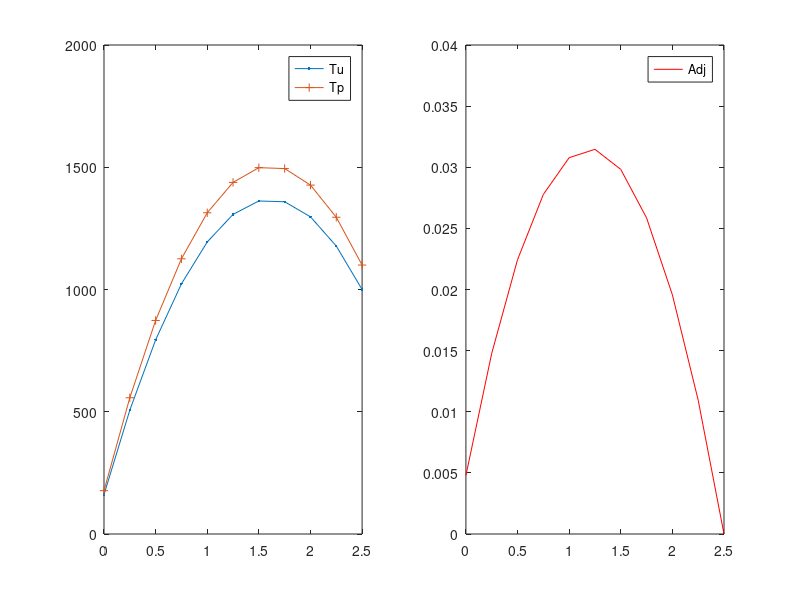

The MATLAB script that drew this image: (Note: this script raises an error after producing the figure.)
function hc_ss_x_CG
% Solves the heat conduction equation in 1-D x-geometry using CFEM
% without T gap.
% An arbitrary number of material zones can be used but the analytical
% solution assumes 3 zones are used. The conductivities and the volumetric
% sources can be spatially dependent.

% clear the console screen
clc; close all;

% load the data and numerical parameters
pert_k    = 1e-1 *0;
pert_s    = 1e-1 *1;
pert_bc_L = 1e-1 *1;
pert_bc_R = 1e-1 *1;
[dat,npar] = load_simulation_data(pert_k,pert_s,pert_bc_L,pert_bc_R);

% type of data used to run the simulation
npar.pert_status = 'perturbed';

% assemble the matrix and the rhs
npar.adjoint=false;
npar.pert_status = 'unperturbed';
[Au,qu,Tdiru,AN]=assemble_system(npar,dat);
npar.pert_status = 'perturbed';
[Ap,qp,Tdirp,~]=assemble_system(npar,dat);
% solve forward system
Tu=Au\qu;
Tp=Ap\qp;

% assemble the matrix and the rhs
npar.adjoint=true;
npar.pert_status = 'unperturbed';
[Aa,r,r_functional_u,~]=assemble_system(npar,dat);
% solve forward system
phi=Aa\r;

% calculation of the QoI using inner products
J_for_unpert = Tu'*r   +dot(r_functional_u,Tdiru);
J_adj_unpert = phi'*qu +dot(r_functional_u,Tdiru);
J_for_pert   = Tp'*r   +dot(r_functional_u,Tdirp);

% calculation of the QoI using definition and numerical quadrature
npar.adjoint=false;
[J_num_for_unpert,vol_integral_Tr] = qoi_num_eval(Tu,npar,dat,AN);
% [J_num_for_pert,~]   = qoi_num_eval(Tp,npar,dat);
npar.adjoint=true;
npar.use_matrix_terms=false;
[J_num_adj_unpert,vol_integral_Phiq] = qoi_num_eval(phi,npar,dat,AN);
J_num_adj_unpert = J_num_adj_unpert + (npar.porder==1)*dot(r_functional_u,Tdiru);
npar.use_matrix_terms=true;
[J_num_adj_unpert_AN,~] = qoi_num_eval(phi,npar,dat,AN);
J_num_adj_unpert_AN = J_num_adj_unpert_AN + dot(r_functional_u,Tdiru);
%
dx=diff(npar.xf);
JJJJUUUU  = dot( (Tu(1:end-1)+Tu(2:end))/2   , dx )/sum(dx);
JJJJaUUUU = dot( (phi(1:end-1)+phi(2:end))/2 , dx )*10000;

fprintf('QoI unperturbed: \n----------------\n');
fprintf('\t Forward: inner: %g\n',J_for_unpert);
fprintf('\t%s\t %g \n','Tu''*r',Tu'*r);
fprintf('\t%s %g \n','dot(r_functional_u,Tdiru)',dot(r_functional_u,Tdiru));
fprintf('\t Forward: num. : %g\n',J_num_for_unpert);
fprintf('\t vol.int. Tr: %g\n',vol_integral_Tr);
fprintf('\t Forward: Trapezoidal rule: %g\n',JJJJUUUU);

fprintf('QoI unperturbed: \n----------------\n');
extra_term = -dot(AN,phi)*dat.bc_for.rite.C;
fprintf('\t Adjoint: inner: %g\n',J_adj_unpert);
fprintf('\t%s\t %g \n','phi''*qu',phi'*qu);
fprintf('\t%s %g \n','dot(r_functional_u,Tdiru)',dot(r_functional_u,Tdiru));
fprintf('\t Adjoint: num. : %g\n',J_num_adj_unpert);
fprintf('\t Adjoint: num.AN: %g\n',J_num_adj_unpert_AN);
fprintf('\t Adjoint: vol.int. Phiq: %g\n',vol_integral_Phiq);
fprintf('\t Adjoint: vol.int.+Extra: %g\n',vol_integral_Phiq+extra_term+dot(r_functional_u,Tdiru));
fprintf('\t Adjoint: Trapezoidal rule: %g\n',JJJJaUUUU);

% plot solution
figure(1)
subplot(1,2,1)
plot(npar.xf,Tu,'.-',npar.xf,Tp,'+-');
legend(['Tu';'Tp']);
subplot(1,2,2)
plot(npar.xf,phi,'r-');
legend(['Adj']);

error('qqq');

fprintf('QoI perturbed: \n----------------\n');
fprintf('\t Forward: inner: %g\n',J_for_pert);
fprintf('\t Forward: num. : %g\n',J_num_for_pert);

dT = Tp-Tu;
dq = qp-qu;
dA = Ap-Au;

dJ_for = dT'*r        +dot(r_functional_u,Tdirp-Tdiru)
% PPPP_UUUU=JJJJPPPP-JJJJUUUU

fprintf('QoI unperturbed: \n----------------\n');
fprintf('\t Forward: inner: %g\n',J_for_unpert);
fprintf('\t Forward: num. : %g\n',J_num_for_unpert);


dJ_adj = phi'*(dq - dA*Tu)  +dot(r_functional_u,Tdirp-Tdiru)
dJ_adj_exact = phi'*(dq-dA*Tu-dA*dT) +dot(r_functional_u,Tdirp-Tdiru)

% (Tp,Aa.phi) = (Tp,r) = (Ap^{-1}qp,r) = (qp,Ap^{-T}r)
% plot solution
figure(1)
subplot(1,2,1)
plot(npar.xf,Tu,'.-',npar.xf,Tp,'+-');
legend(['Tu';'Tp']);
subplot(1,2,2)
plot(npar.xf,phi,'r-');
legend(['Adj']);

return
end

%%%%%%%%%%%%%%%%%%%%%%%%%%%%%%%%%%%%%

function [A,rhs, out, A_extremities_before_bc]=assemble_system(npar,dat)

% assemble the matrix, the rhs, apply BC

% shortcuts
porder= npar.porder;
gn    = npar.gn;
nel   = npar.nel;
% ideally, we would analyze the connectivity to determine nnz
nnz=(porder+3)*nel; %this is an upperbound, not exact
% n: linear system size
n=nel*porder+1;
% allocate memory
A=spalloc(n,n,nnz);
rhs=zeros(n,1);

% compute local matrices
% load Gauss Legendre quadrature (GLQ is exact on polynomials of degree up to 2n-1,
% while using only integrand evaluations (n-point quadrature).
% estimate the max poly order (it comes from the mass matrix  when coef. are
% piecewise constant and the material mesh matches the computational mesh
poly_max=2*porder;
[xq,wq] = GLNodeWt(porder+1);
% initialize local matrices/vectors
m=zeros(porder+1,porder+1);
k=m;
f=zeros(porder+1,1);
% store shapeset
[b,dbdx] =feshpln(xq,porder);

% definition of the weak form:
% int_domain (grad u D grad b) - int_bd_domain (b D grad u n) ...
%      = int_domain (b rhs)

% switch between forward and adjoint calculations
if npar.adjoint
    src = dat.asrc;
    bc  = dat.bc_adj;
    kond = dat.k;
else
    bc  = dat.bc_for;
    % what kind of material properties to use
    switch npar.pert_status
        case 'unperturbed'
            kond = dat.k;
            src = dat.fsrc;
        case 'perturbed'
            for i=1:length(dat.k)
                kond{i} = @(x) dat.k{i}(x)    + dat.dk{i}(x);
                src{i}  = @(x) dat.fsrc{i}(x) + dat.dfsrc{i}(x);
            end
            bc.left.C = bc.left.C + bc.left.dC;
            bc.rite.C = bc.rite.C + bc.rite.dC;
        case 'delta'
            kond = dat.dk;
            src = dat.dfsrc;
            bc.left.C =  bc.left.dC;
            bc.rite.C =  bc.rite.dC;
    end
end

% loop over elements
for iel=1:npar.nel
    % element extremities
    x0=npar.x(iel);
    x1=npar.x(iel+1);
    % jacobian of the transformation to the ref. element
    Jac=(x1-x0)/2;
    % get x values in the interval
    x=(x1+x0)/2+xq*(x1-x0)/2;
    my_zone=npar.iel2zon(iel);
    d=kond{my_zone}(x);
    q=src{my_zone}(x);
    % compute local matrices + load vector
    for i=1:porder+1
        for j=1:porder+1
            k(i,j)= dot(d.*wq.*dbdx(:,i) , dbdx(:,j));
        end
        f(i)= dot(q.*wq, b(:,i));
    end
    % assemble
    A(gn(iel,:),gn(iel,:)) = A(gn(iel,:),gn(iel,:)) + k/Jac;
    rhs(gn(iel,:)) = rhs(gn(iel,:)) + f*Jac;
end

% apply natural BC
Dirichlet_nodes=[];
Dirichlet_val=[];
r_functional=[];
switch bc.left.type
    case 0 % Neumann, int_bd_domain (b D grad u n) is on the RHS
        rhs(1)=rhs(1)+bc.left.C;
    case 1 % Robin
        A(1,1)=A(1,1)+dat.hcv;
        rhs(1)=rhs(1)+dat.hcv*bc.left.C;
    case 2 % Dirichlet
        Dirichlet_nodes=[Dirichlet_nodes 1];
        Dirichlet_val=[Dirichlet_val bc.left.C];
        r_functional=[r_functional rhs(1)];
end
switch bc.rite.type
    case 0 % Neumann, int_bd_domain (b D grad u n) is on the RHS
        rhs(n)=rhs(n)+bc.rite.C;
    case 1 % Robin
        A(n,n)=A(n,n)+dat.hcv;
        rhs(n)=rhs(n)+dat.hcv*bc.rite.C;
    case 2 % Dirichlet
        Dirichlet_nodes=[Dirichlet_nodes n];
        Dirichlet_val=[Dirichlet_val bc.rite.C];
        r_functional=[r_functional rhs(n)];
end
% save pieces of A
A_extremities_before_bc=A(Dirichlet_nodes,:);
% apply Dirichlet BC
for i=1:length(Dirichlet_nodes);% loop on the number of constraints
    id=Dirichlet_nodes(i);      % extract the dof of a constraint
    bcval=Dirichlet_val(i);
    rhs=rhs-bcval*A(:,id);  % modify the rhs using constrained value
    A(id,:)=0; % set all the id-th row to zero
    A(:,id)=0; % set all the id-th column to zero (symmetrize A)
    A(id,id)=1;            % set the id-th diagonal to unity
    rhs(id)=bcval;         % put the constrained value in the rhs
end

if npar.adjoint
    out=r_functional;
else
    out=Dirichlet_val;
end

return
end
%%%%%%%%%%%%%%%%%%%%%%%%%%%%%%%%%%%%%

function [QoI,volumetric_integral] = qoi_num_eval(fem_sol,npar,dat,AN)

% calculation of the QoI using definition and numerical quadrature
% dx=diff(npar.xf);
% JJJJUUUU = dot( (Tu(1:end-1)+Tu(2:end))/2 , dx )/sum(dx)
% JJJJPPPP = dot( (Tp(1:end-1)+Tp(2:end))/2 , dx )/sum(dx)

% shortcuts
porder= npar.porder;
gn    = npar.gn;
nel   = npar.nel;

% select quadrature
poly_max=2*porder;
[xq,wq] = GLNodeWt(porder+1);
% store shapeset
[b,~] =feshpln(xq,porder);

% use adjoint source (response function)
use_response_function = ~npar.adjoint;

% switch between forward and adjoint calculations
if use_response_function % when the forward solution is passed as argument
    src = dat.asrc;
    % no need for anything else: we use only T and r to compute the QoI !!!
    %     bc  = dat.bc_adj;
    %     kond = dat.k;
else
    bc  = dat.bc_for;
    % what kind of material properties to use
    switch npar.pert_status
        case 'unperturbed'
            kond = dat.k;
            src = dat.fsrc;
        case 'perturbed'
            for i=1:length(dat.k)
                kond{i} = @(T) dat.k{i}(T)    + dat.dka{i}(T)+ dat.dkb{i}(T)+ dat.dkc{i}(T);
                src{i}  = @(x) dat.fsrc{i}(x) + dat.dfsrc{i}(x);
            end
            bc.left.C = bc.left.C + bc.left.dC;
            bc.rite.C = bc.rite.C + bc.rite.dC;
            %         case 'delta_p'
            %             for i=1:length(dat.k)
            %                 kond{i} = @(T) dat.dka{i}(T)+ dat.dkb{i}(T)+ dat.dkc{i}(T);
            %             end
            %             src = dat.dfsrc;
            %             bc.left.type =  0; % Neumann
            %             bc.rite.type =  0;
            %             bc.left.C =  0;
            %             bc.rite.C =  0;
    end
end

QoI = 0;
% loop over elements
for iel=1:npar.nel
    % element extremities
    x0=npar.x(iel);
    x1=npar.x(iel+1);
    % jacobian of the transformation to the ref. element
    Jac=(x1-x0)/2;
    % get x values in the interval
    x=(x1+x0)/2+xq*(x1-x0)/2;
    % get the mat zone ID
    my_zone=npar.iel2zon(iel);
    % evaluate external source at qp
    q_or_r_qp=src{my_zone}(x);
    % evaluate previous temperature at qp
    fem_sol_qp = b(:,:) * fem_sol(gn(iel,:));
    %     % evaluate
    %     d=kond{my_zone}(fem_sol_qp);
    % add to QoI
    QoI = QoI + dot( wq.*fem_sol_qp ,q_or_r_qp)*Jac;
end

volumetric_integral=QoI; % we are done at this point if the forward solution was passed.

% add missing part to QoI when evaluating it with the adjoint function
% recall 0=neumann, 1=robin, 2=dirichlet
% (that data is C in: kdu/dn=C // u+k/hcv*du/dn =C // u=C)
if ~use_response_function
    fprintf('Adding bc stuff to volumetric integral\n\t npar.adjoint=%g, QoI so far=%g\n',npar.adjoint,QoI);
    % store shapeset at element extremities
    [b,dbdx] = feshpln([-1 1],porder);
    switch npar.pert_status
        case 'unperturbed'
            switch bc.left.type
                case 0 % Neumann
                    fem_sol_extremity = b(:,:) * fem_sol(gn(1,:));
                    fprintf('Neumann left, bc value %g\n\tadd to phi.q: ',bc.left.C);
                    fprintf('%g \n',bc.left.C*fem_sol_extremity(1));
                    QoI = QoI +bc.left.C*fem_sol_extremity(1);
                case 1 % Robin
                    fem_sol_extremity = b(:,:) * fem_sol(gn(1,:));
                    fprintf('Robin left, bc value %g\n\tadd to phi.q: ',bc.left.C);
                    fprintf('%g \n',dat.hcv*bc.left.C*fem_sol_extremity(1));
                    QoI = QoI +dat.hcv*bc.left.C*fem_sol_extremity(1);
                case 2 % Dirichlet
                    if npar.use_matrix_terms
                        QoI = QoI -dot(AN(1,:),fem_sol)*bc.left.C;
                    else
                        iel=1;
                        Jac = (npar.x(iel+1)-npar.x(iel))/2;
                        dfem_sol_extremity = dbdx(:,:) * fem_sol(gn(iel,:)) / Jac;
                        my_zone=npar.iel2zon(iel);
                        d=kond{my_zone}(npar.x(iel));
                        fprintf('dirichlet left, bc value %g\n\tadd to phi.q: ',bc.left.C)
                        fprintf('%g \n',d*bc.left.C*dfem_sol_extremity(1))
                        %                     dfem_sol_extremity(1)
                        QoI = QoI +d*bc.left.C*dfem_sol_extremity(1);
                    end
            end
            switch bc.rite.type
                case 0 % Neumann
                    fem_sol_extremity = b(:,:) * fem_sol(gn(end,:));
                    fprintf('Neumann right, bc value %g\n\tadd to phi.q: ',bc.rite.C);
                    fprintf('%g \n',bc.rite.C*fem_sol_extremity(end));
                    QoI = QoI +bc.rite.C*fem_sol_extremity(end);
                case 1 % Robin
                    fem_sol_extremity = b(:,:) * fem_sol(gn(end,:));
                    fprintf('Robin right, bc value %g\n\tadd to phi.q: ',bc.rite.C);
                    fprintf('%g \n',dat.hcv*bc.rite.C*fem_sol_extremity(end));
                    QoI = QoI +dat.hcv*bc.rite.C*fem_sol_extremity(end);
                case 2 % Dirichlet
                    if npar.use_matrix_terms
                        QoI = QoI -dot(AN(end,:),fem_sol)*bc.rite.C;
                    else
                        iel=npar.nel;
                        Jac = (npar.x(iel+1)-npar.x(iel))/2;
                        dfem_sol_extremity = dbdx(:,:) * fem_sol(gn(iel,:)) / Jac;
                        my_zone=npar.iel2zon(iel);
                        d=kond{my_zone}(npar.x(iel+1));
                        fprintf('dirichlet right, bc value %g\n\tadd to phi.q: ',bc.rite.C);
                        fprintf('%g \n',-d*bc.rite.C*dfem_sol_extremity(end));
                        QoI = QoI -d*bc.rite.C*dfem_sol_extremity(end);
                    end
            end
    end
end

return
end
%%%%%%%%%%%%%%%%%%%%%%%%%%%%%%%%%%%%%

function [shapefun,dhdx]=feshpln (xv,p)
% computes the finite element basis functions and their first derivatives
% for any order p
% here, we use Lagrangian FE functions

xd=linspace(-1,1,p+1);

shapefun=zeros(length(xv),p+1);
dhdx    =zeros(length(xv),p+1);

% shape function
for i=1:p+1
    num=1.;
    den=1.;
    for j=1:p+1
        if(j~=i)
            num=num.*(xv-xd(j));
            den=den.*(xd(i)-xd(j));
        end
    end
    shapefun(:,i)=num./den;
end

% derivative of the shape function
for i=1:p+1
    sum=0.;
    den=1.;
    for j=1:p+1
        if(j~=i)
            num=1;
            for k=1:p+1
                if((k~=i)&&(k~=j))
                    num=num.*(xv-xd(k));
                end
            end
            sum=sum+num;
            den=den.*(xd(i)-xd(j));
        end
    end
    dhdx(:,i)=sum./den;
end

return
end
%%%%%%%%%%%%%%%%%%%%%%%%%%%%%%%%%%%%%%

function [x,w] = GLNodeWt(n)
% GLNodeWt  Nodes and weights for Gauss-Legendre quadrature of arbitrary order
%           obtained by solving an eigenvalue problem
%
% Synopsis:  [x,w] = GLNodeWt(n)
%
% Input:     n = order of quadrature rule
%
% Output:    x = vector of nodes
%            w = vector of weights

%  Algorithm based on ideas from Golub and Welsch, and Gautschi.  For a
%  condensed presentation see H.R. Schwarz, Numerical Analysis: A
%  Comprehensive Introduction, 1989, Wiley.  Original MATLAB
%  implementation by H.W. Wilson and L.H. Turcotte, Advanced Mathematics
%  and Mechanics Applications Using MATLAB, 2nd ed., 1998, CRC Press

beta   = (1:n-1)./sqrt(4*(1:n-1).^2 - 1);
J      = diag(beta,-1) + diag(beta,1);    % eig(J) needs J in full storage
[V,D]  = eig(J);
[x,ix] = sort(diag(D));  %  nodes are eigenvalues, which are on diagonal of D
w      = 2*V(1,ix)'.^2;  %  V(1,ix)' is column vector of first row of sorted V

return
end
%%%%%%%%%%%%%%%%%%%%%%%%%%%%%%%%%%%%%

function [dat,npar]=load_simulation_data(pert_k,pert_s,pert_bc_L,pert_bc_R)

triga = false;

% dimensions
if triga
    % dat.hcv = 1612.414; % W/m^2-C
    dat.hcv = 100; % W/m^2-C
    % dat.width = [0.003175 0.01 0.0174115 0.0179195]; % m
    dat.width = [1 3 4 7]; % m
    % mesh resolution per region
    nel_zone = [ 5 5 5 2];
else
    dat.hcv = 100;
    dat.width = 0.5*5;
    nel_zone = [ 10 ];
end

% load the data structure with info pertaining to the physical problem
if triga
    dat.k{1}=@k_zr; % W/m-K
    dat.k{2}=@k_fuel; % W/m-K
    dat.k{3}=@k_fuel; % W/m-K
    dat.k{4}=@k_clad; % W/m-K
    % forward calculation source
    dat.fsrc{1}=@zero_function; % W/m3
    dat.fsrc{2}=@esrc; % W/m3
    dat.fsrc{3}=@esrc; % W/m3
    dat.fsrc{4}=@zero_function; % W/m3
    % adjoint calculation source
    dat.asrc{1}=@response_function;
    dat.asrc{2}=@zero_function;
    dat.asrc{3}=@zero_function;
    dat.asrc{4}=@zero_function; % W/m3
else
    dat.k{1}=@(x) 2150/200*(1+0*x);
    dat.fsrc{1}=@(x) 10000*(1+0*x);
    dat.asrc{1}=@(x) (1+0*x)/dat.width(end);
end
% create perturbations
for i=1:length(dat.k)
    dat.dk{i}    = @(x) pert_k*dat.k{i}(x);
    dat.dfsrc{i} = @(x) pert_s*dat.fsrc{i}(x);
end

% forward bc
bc.left.type=1; %0=neumann, 1=robin, 2=dirichlet
bc.left.C=0; % (that data is C in: kdu/dn=C // u+k/hcv*du/dn =C // u=C)
if triga
    bc.rite.type=2;
    bc.rite.C=15;
else
    bc.rite.type=2;
    bc.rite.C=1000;
end
dat.bc_for=bc;
% create perturbations
dat.bc_for.left.dC = pert_bc_L*dat.bc_for.left.C;
dat.bc_for.rite.dC = pert_bc_R*dat.bc_for.rite.C;
% adjoint bc
bc.left.C=0;
bc.rite.C=0;
dat.bc_adj=bc;
clear bc;

% load the numerical parameters, npar, structure pertaining to numerics
% number of elements
if length(dat.width)~=length(nel_zone)
    error('not the same number of zones in dat.width and nel_zone');
end
if length(dat.k)~=length(nel_zone)
    error('not the same number of zones in dat.k and nel_zone');
end
if length(dat.fsrc)~=length(nel_zone)
    error('not the same number of zones in dat.fsrc and nel_zone');
end
if length(dat.asrc)~=length(nel_zone)
    error('not the same number of zones in dat.asrc and nel_zone');
end
npar.nel = sum(nel_zone);

% domain
tmp_width = [ 0 dat.width];
x=[];
iel2zon=[];
for i_zone=1:length(nel_zone)
    x_zone = linspace(tmp_width(i_zone),tmp_width(i_zone+1),nel_zone(i_zone)+1);
    if isempty(x)
        x = x_zone;
        iel2zon=i_zone*ones(nel_zone(i_zone),1);
    else
        x = [x x_zone(2:end)];
        iel2zon =[ iel2zon; i_zone*ones(nel_zone(i_zone),1)];
    end
end
npar.x=x;
npar.iel2zon=iel2zon;

% polynomial degree
npar.porder=1;
% nbr of dofs per variable
npar.ndofs = npar.porder*npar.nel+1;

% connectivity
gn=zeros(npar.nel,npar.porder+1);
gn(1,:)=linspace(1,npar.porder+1,npar.porder+1);
for iel=2:npar.nel
    gn(iel,:)=[gn(iel-1,end) , gn(iel-1,2:end)+npar.porder ];
end
npar.gn=gn; clear gn;

% create x values for plotting FEM solution
npar.xf=zeros(npar.nel*npar.porder+1,1);
for iel=1:npar.nel
    ibeg = (iel-1)*npar.porder+1;
    iend = (iel  )*npar.porder+1;
    npar.xf(ibeg:iend)=linspace(npar.x(iel),npar.x(iel+1),npar.porder+1) ;
end

return
end
